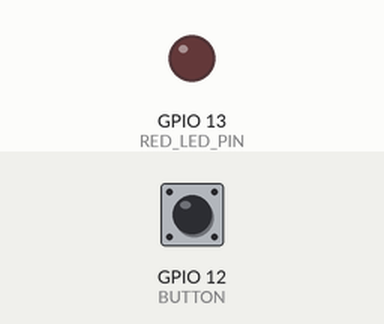
A sketch run on a simulated ESP32. On the bench: output pins drawn as LEDs (lit = HIGH). The inputs (shaded band) are chosen by the test bench; at power-on: GPIO 12 (BUTTON) LOW.

Above: at 1.2 s.
1.3 s: GPIO 12 (BUTTON) pulled HIGH for 0.15 s
At 1.37 s:
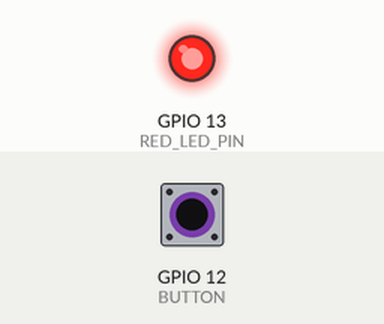
2.9 s: GPIO 12 (BUTTON) pulled HIGH for 3.2 s
At 7.2 s:
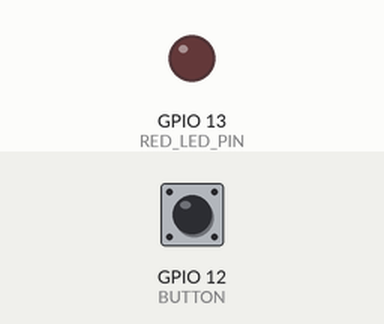
Timing chart, 0 to 8.7 s (numbered marks = the images above; inputs shaded):
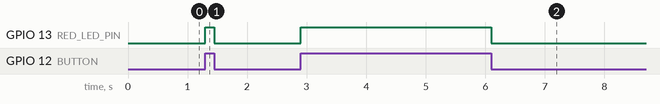

The sketch:

3.ESP32_Button.ino
```cpp
/*
Author:   Bhat Chaitra
Date:     12-06-2021
Title:    ESP32_Button
*/

//Initilizations
#define   RED_LED_PIN       13
#define   BUTTON            12

int buttonState = 0;
void setup() {
  // put your setup code here, to run once:
  Serial.begin(9600);

  pinMode(RED_LED_PIN, OUTPUT);
  pinMode(BUTTON, INPUT);

}

void loop() {
  buttonState = digitalRead(BUTTON);
  if(buttonState == 1)
  {
    digitalWrite(RED_LED_PIN,HIGH);
  }
  else
  {
     digitalWrite(RED_LED_PIN,LOW);
  }
}
```

Measured:
- after the input at 1.3 s, GPIO 13 (RED_LED_PIN): LOW → HIGH at once, → LOW 0.15 s later
- after the input at 2.9 s, GPIO 13 (RED_LED_PIN): LOW → HIGH at once, → LOW 3.2 s later
